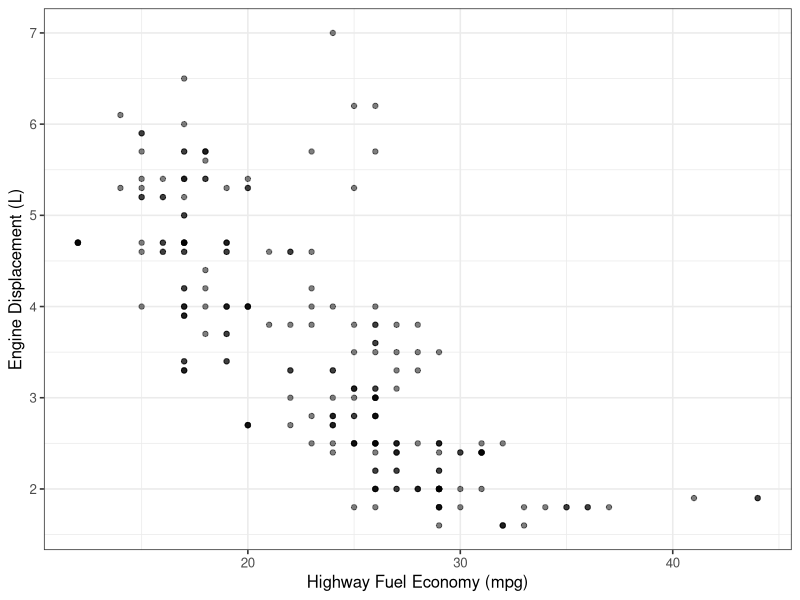
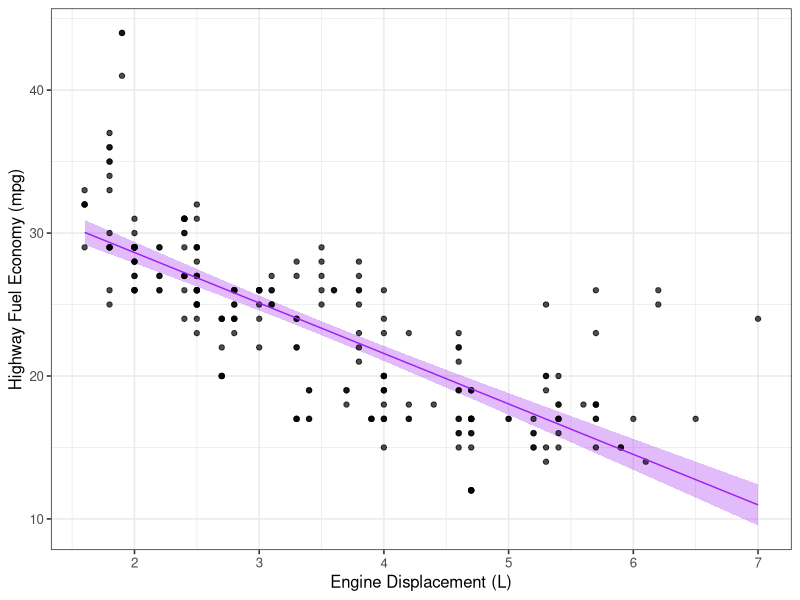
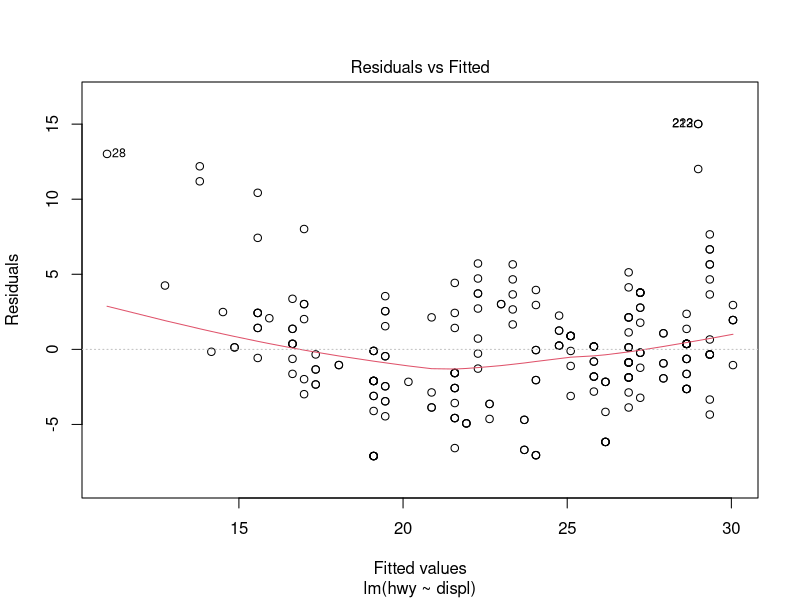
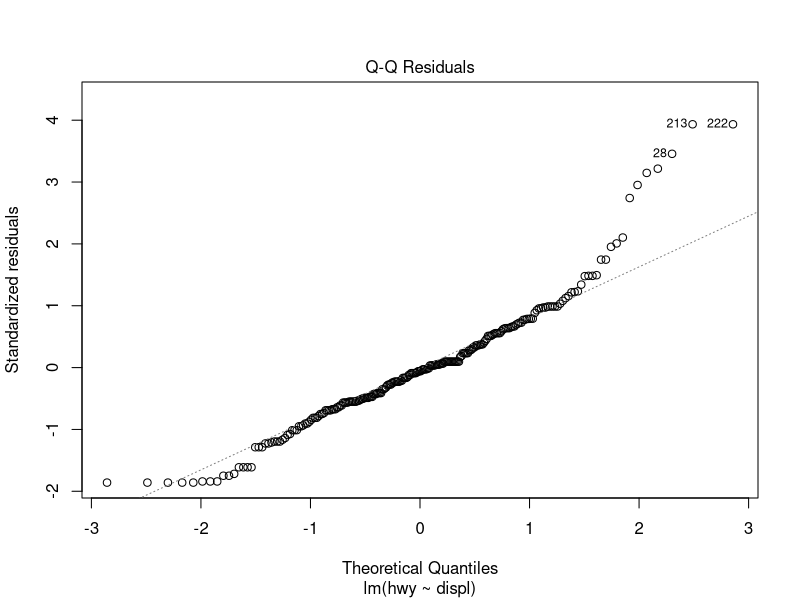
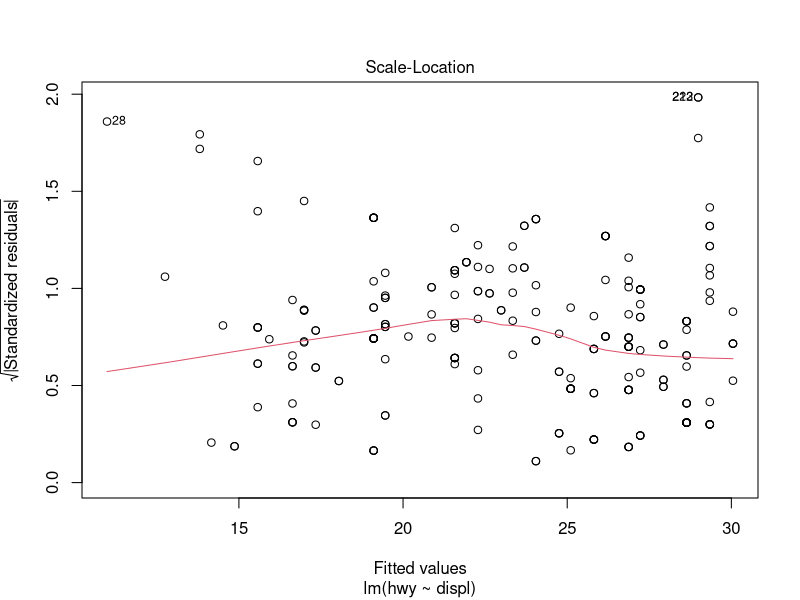
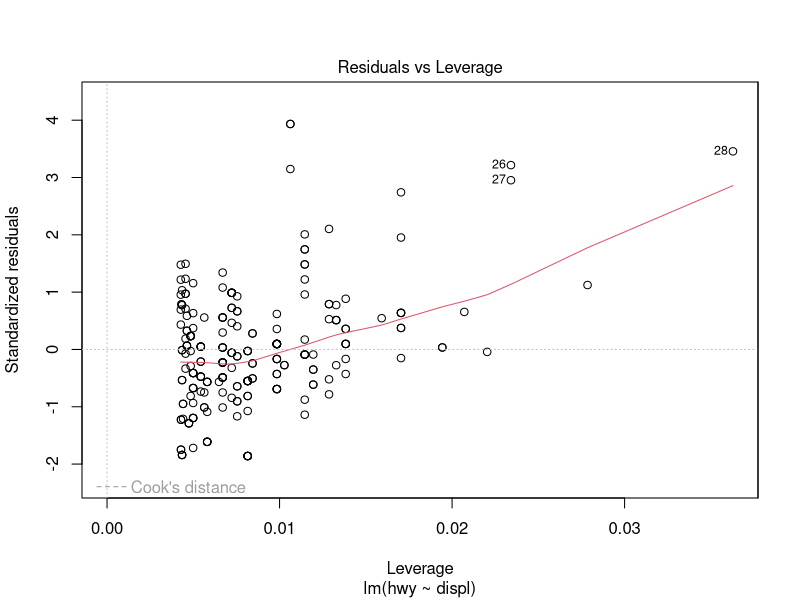

Write the R code that produced these figures, in order. (Note: this script raises an error after producing the figures.)
# ============================================================================
# Skill Building in R: Independent linear regression exercises
# Estimated time: 60 minutes
# Dataset: ggplot2::mpg
# ============================================================================
#
# Write code below each prompt and write your interpretations as comments 
# beginning with #. 
#
# Goal: apply the complete single-predictor regression workflow to a new dataset.
# We will fit TWO SEPARATE models of highway fuel economy:
#   1. A numeric predictor: engine displacement.
#   2. A categorical predictor: transmission group.
#
# All code required for these tasks appeared in the tutorial. Adapt it to the
# variable names below. 

library(tidyverse)
library(broom)

theme_set(theme_bw(base_size = 12))

# DATA 
# mpg contains 234 vehicle configurations for 38 car models, using EPA fuel
# economy data for model years 1999 and 2008. A row is a vehicle configuration,
# not a unique individual car or an independently sampled manufacturer.
#
# Variables used here:
#   hwy       = highway fuel economy, in miles per gallon (mpg).
#               Higher values mean a vehicle travels farther per gallon.
#   displ     = engine displacement (engine size), in liters (L).
#   trans     = detailed transmission description.
#   model     = car model name.
#   manufacturer = manufacturer name.
#
# Documentation: https://ggplot2.tidyverse.org/reference/mpg.html
# To open the help page in R: ?ggplot2::mpg

cars_data <- ggplot2::mpg

# ----------------------------------------------------------------------------
# 1. Inspect and prepare the data 
# ----------------------------------------------------------------------------
# Research question:
# How does mean highway fuel economy vary with engine displacement?
#
# a. Use glimpse() to inspect mpg.
# b. Identify the response and predictor indicated by the question in a comment. Give their units.
# c. Use summarize() to count the total rows and missing values in hwy and displ.
# d. Create cars_dat by removing rows missing hwy or displ. Retain all columns.
#    State how many rows remain. Explain why missing values in an unused
#    variable would not require removal of a row for this model.

# Your code and answers:



# ----------------------------------------------------------------------------
# 2. Explore the numeric association 
# ----------------------------------------------------------------------------
# a. Make a scatterplot of highway fuel economy versus engine displacement.
# 	 Put the predictor on the x-axis, label both axes with units, 
# 	 and use alpha to reduce overlap.
# b. Describe the direction, approximate shape, and scatter in 1-2 sentences.
#    Does a straight-line model look like a reasonable starting point?
# c. Calculate the correlation between engine displacement and highway fuel economy.

# Your code and answers:

cars_scatter <- ggplot(
  data = cars_data,
  mapping = aes(
    x = hwy,
    y = displ )) +
  geom_point(alpha = 0.5) + 
  labs(
    x = "Highway Fuel Economy (mpg)",
    y = "Engine Displacement (L)")

cars_scatter
# Negative slope, relatively linear, large variation.

cars_data |>
  summarize(correlation = cor(displ, hwy))
# -0.766

# ----------------------------------------------------------------------------
# 3. Fit and interpret a linear model with a single numeric predictor 
# ----------------------------------------------------------------------------
# a. Fit an lm() model using highway fuel economy as the response and 
#		 engine displacement as the predictor.
#    Name it hwy_model. 
# b. View summary(hwy_model) and tidy(hwy_model).
# c. Interpret the slope in a sentence with units. 
# d. Interpret the intercept. Is an engine displacement of 0 L in the observed
#    range? 
# e. Use glance() and select() to display nobs, r.squared, and sigma.
#    Interpret R-squared and sigma in words, including sigma's units.
# f. Use the coefficient table to assess the evidence against a zero slope.
#    Does a small p-value show the model fits well?

# Your code and answers:

hwy_model <- lm(hwy ~ displ, data = cars_data)
summary(hwy_model)
tidy(hwy_model)

glance(hwy_model) |>
  select(nobs, r.squared, sigma)

# ----------------------------------------------------------------------------
# 4. Fitted values, residuals, predictions, and plot
# ----------------------------------------------------------------------------
# a. Use augment(hwy_model, data = cars_dat) to create a data frame containing
#    fitted values and residuals. Save it as fitted_hwy.
#    Display displ, hwy, .fitted, and .resid for the first six observations.
# b. For the FIRST observation, calculate observed minus fitted fuel economy.
#    Check that your answer matches .resid. Did the model overpredict or
#    underpredict highway fuel economy for this configuration?
#    A positive residual means the model underpredicted;
#    a negative residual means the model overpredicted.
#    Code hints: Start with fitted_hwy |> slice_head(n = 1).
#    Use transmute() to display hwy, .fitted, .resid, and a new column
#    calculated as hwy - .fitted.
# c. Create a tibble called new_engines with 100 evenly spaced displ values
#    spanning the observed range in cars_dat. Use seq().
# d. Use augment() with newdata = new_engines, interval = "confidence", and
#    conf.level = 0.95 to create hwy_predictions.
# e. Plot the original observations, a prediction line, and a shaded 95%
#    confidence band. Use .fitted, .lower, and .upper from hwy_predictions.
# f. Check the observed displ range. Would a prediction at 10 L be outside
#    the range of observed values (extrapolation)?
#
# Your code and answers:

fitted_hwy <- augment(hwy_model, data = cars_data)

fitted_hwy |>
  select(displ, hwy, .fitted, .resid) |>
  slice_head(n = 6)

fitted_hwy |>
  slice_head(n = 1) |>
  transmute(
    observed_mpg = hwy,
    fitted_mpg = .fitted,
    residual_mpg = .resid,
    observed_minus_fitted_mpg = hwy - .fitted)

new_engines <- tibble(
  displ = seq(
    min(cars_data$displ),
    max(cars_data$displ),
    length.out = 100))

hwy_predicions <- augment(
  hwy_model,
  newdata = new_engines,
  interval = "confidence",
  conf.level = 0.95)

####

ggplot(
  data = cars_data,
  mapping = aes(
    x = displ,
    y = hwy)) +
  geom_ribbon(
    data = hwy_predicions,
    mapping = aes(
      x = displ,
      ymin = .lower,
      ymax = .upper),
    inherit.aes = FALSE,
    fill = "purple", alpha = 0.3) +
  geom_point(
    alpha = 0.7) +
  geom_line(
    data = hwy_predicions,
    mapping = aes(
      y = .fitted),
    color = "purple") +
  labs(
    x = "Engine Displacement (L)",
    y = "Highway Fuel Economy (mpg)")

# # ----------------------------------------------------------------------------
# 5. Diagnostics
# ----------------------------------------------------------------------------
# Run plot(hwy_model) to inspect the four default diagnostic plots.
# In the Console, you may need to press Enter to advance through the plots.
#
# a. RESIDUALS VERSUS FITTED — Linearity
#    Are residuals scattered around zero without a clear curved pattern?
#    Use the red smooth line to help identify patterns.
#    What would systematic curvature suggest about whether a straight line
#    adequately describes the mean relationship?
#
# b. NORMAL Q-Q — Normality of errors
#    Do the points roughly follow the reference line?
#    Describe any departures, particularly in the tails.
#    Are normally distributed errors a reasonable assumption here?
#    Remember: the response variable itself does not need to be normal.
#
# c. SCALE-LOCATION — Equal variance of errors
#    Is the spread roughly similar across fitted values, with a roughly
#    horizontal red smooth line?
#    Does the plot show an increasing or decreasing spread?
#    What would this suggest about the equal-variance assumption?
#
# d. RESIDUALS VERSUS LEVERAGE — Potentially influential observations
#    Look for observations with both high leverage and large standardized
#    residuals. Are any points near or beyond the Cook's distance contours,
#    if shown?
#    These points may strongly affect the fitted model. This is an influence
#    check, rather than a separate assumption of linear regression.
#    Why should you investigate flagged observations rather than
#    automatically delete them?
#
# Your code and answers:

plot(hwy_model)

# ----------------------------------------------------------------------------
# 6. Communicate your conclusion 
# ----------------------------------------------------------------------------
# Write 2-3 sentences about the hwy_model:
#   - State the estimated association with direction, magnitude, and units.
#   - Mention one diagnostic concern and what it means for interpretation.

# Your conclusion:


# ----------------------------------------------------------------------------
# 7. A categorical predictor: transmission group 
# ----------------------------------------------------------------------------
# How does mean highway fuel economy differ between automatic
# and manual transmission configurations in this dataset?
#
# Run this supplied preparation code. It creates a two-level factor from the
# detailed transmission descriptions. Automatic is explicitly the reference.
# It uses the SAME source dataset as the numeric model.

cars_trans <- cars_dat |>
  filter(!is.na(trans)) |>
  mutate(
    transmission_group = case_when(
      str_starts(trans, "auto") ~ "automatic",
      str_starts(trans, "manual") ~ "manual",
      .default = NA_character_
    ),
    transmission_group = factor(
      transmission_group,
      levels = c("automatic", "manual")
    )
  ) |>
  drop_na(transmission_group)

# a. Summarize sample size and mean hwy for each transmission_group.
#    Make a boxplot of hwy by transmission_group, with jittered observations.
# b. Fit trans_model: hwy ~ transmission_group. Display tidy(trans_model).
# c. Interpret (Intercept) and transmission_groupmanual in words and mpg units.
#    Is transmission_groupmanual the manual-group mean or a difference?
# d. Use augment() with newdata = tibble(transmission_group =
#    c("automatic", "manual")) to obtain predictions for both groups.
# e. Run plot(trans_model). Why does residuals-versus-fitted show two vertical
#    stacks? What can their spread tell us? Why is checking for a curved
#    relationship less useful than in the numeric-predictor model?
# f. Does this model's group difference account for engine displacement?
#    Can we conclude switching a car's transmission would change its fuel
#    economy by this amount? Explain in one sentence.

# Your code and answers:



####
####
transmission_means <-cars_trans |>
  group_by(transmission_group) |>
  summarize(n_configurations = n(), mean_hwy = mean(hwy))
transmission_means
# Automatic: n = 157, mean about 22.293 mpg.
# Manual: n = 77, mean about 25.779 mpg.

ggplot(
  data = cars_trans,
  mapping = aes(x = transmission_group, y = hwy)
) +
  geom_boxplot(outlier.shape = NA) +
  geom_jitter(width = 0.12, height = 0, alpha = 0.5) +
  labs(x = "Transmission group", y = "Highway fuel economy (mpg)")

# b.
trans_model <- lm(hwy ~ transmission_group, data = cars_trans)
tidy(trans_model)

# c. Intercept: predicted mean for automatic configurations, about 22.293 mpg.
# transmission_groupmanual: manual-minus-automatic mean difference, about
# +3.486 mpg. It is NOT the manual-group mean. Add it to the intercept to obtain
# the manual-group mean, about 25.779 mpg.

# d.
trans_predictions <- augment(
  trans_model,
  newdata = tibble(transmission_group = c("automatic", "manual"))
) |>
  select(transmission_group, .fitted)
trans_predictions

trans_predictions |>
  left_join(transmission_means, by = "transmission_group") |>
  mutate(difference = .fitted - mean_hwy)
# Differences should be zero up to floating-point rounding.

# e.
plot(trans_model)
# There are two fitted values, one estimated mean per group. Thus residuals
# versus fitted has two vertical stacks. Compare spread to assess equal
# variance. There is no continuous predictor on which to check curvature.
# The Q-Q plot is still relevant; look for tail departures and consider whether
# pooling groups hides different shapes. Scale-Location compares residual
# magnitudes in the two groups. Leverage equals 1/group size in this model:
# manual configurations have greater leverage because their group is smaller.

# f. This model does NOT adjust for engine displacement or vehicle class;
# its unadjusted observational difference cannot establish the effect of
# switching a configuration from automatic to manual transmission.

####
####


# ============================================================================
# OPTIONAL CHALLENGES: outside the 60-minute core
# ============================================================================
# A. Predict mean hwy at displ = 3 L, with a 95% confidence interval. Then obtain
#    a 95% prediction interval for an individual configuration at 3 L.
#    Which interval is wider, and why?
#
# B. Add .fitted and .resid to cars_trans using augment(trans_model,
#    data = cars_trans). Plot residuals by transmission_group and make a normal
#    Q-Q plot faceted by transmission_group. What does each plot assess?
#
# C. Color the original hwy-versus-displ scatterplot by class. What structure
#    does the pooled numeric model omit? Discuss without fitting a new model.
#
# Data reference: ggplot2::mpg (EPA fuel economy data).
# https://ggplot2.tidyverse.org/reference/mpg.html
